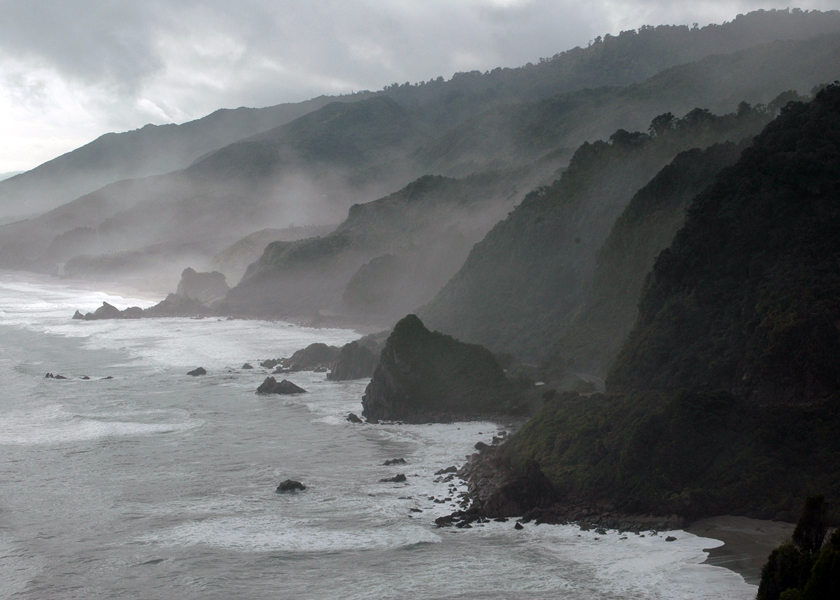
#> input picture assets_data/New_Zealand_Coast.jpg, 840 x 600 px
$ python buoi04.py
#> lines starting #> are read from the running program, lines starting #| are printed output that depends on the picture
import os
import cv2
import numpy as np
import matplotlib.pyplot as plt
from PIL import Image

img = cv2.imread("assets_data/New_Zealand_Coast.jpg", cv2.IMREAD_COLOR)
#> img is the input picture: shape (600, 840, 3); mean B, G, R 115.2, 113.8, 110.9
img_rgb = cv2.cvtColor(img, cv2.COLOR_BGR2RGB)

"""ADDITION OR BRIGHTNESS"""

# The results in increasing or decreasing the brightness of the image

matrix = np.ones(img_rgb.shape, dtype="uint8") * 50

img_rgb_brighter = cv2.add(img_rgb, matrix)
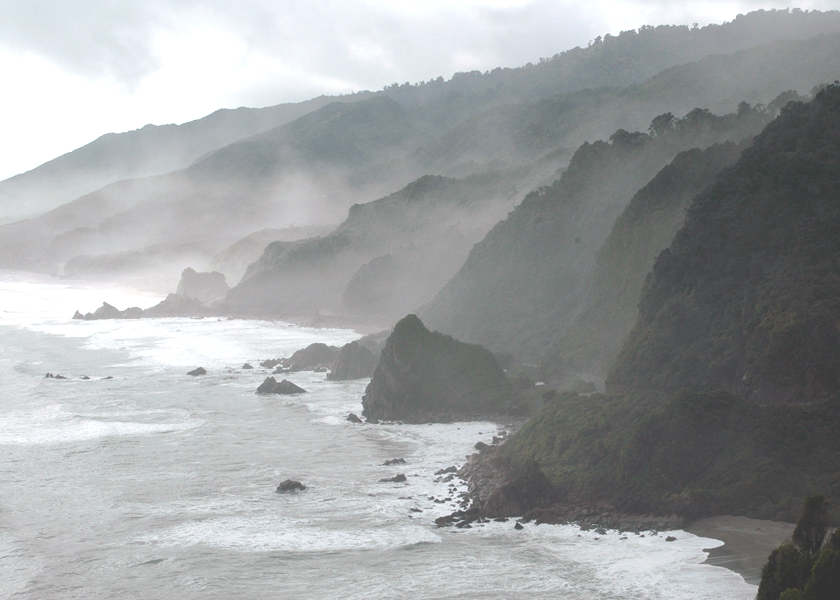
#> img_rgb_brighter: shape (600, 840, 3); mean R, G, B 159.8, 162.5, 163.8
img_rgb_darker = cv2.subtract(img_rgb, matrix)
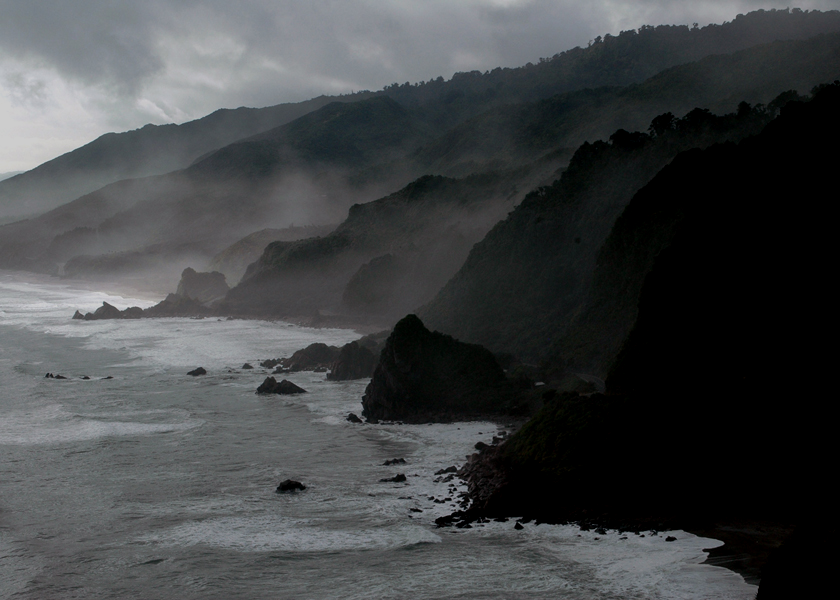
#> img_rgb_darker: shape (600, 840, 3); mean R, G, B 66, 68.7, 70.1

# Show the images
plt.figure(figsize=[18, 5])
plt.subplot(131); plt.imshow(img_rgb_brighter); plt.title('Brighter')
plt.subplot(132); plt.imshow(img_rgb); plt.title("Original")
plt.subplot(133); plt.imshow(img_rgb_darker); plt.title("Darker")

plt.show()
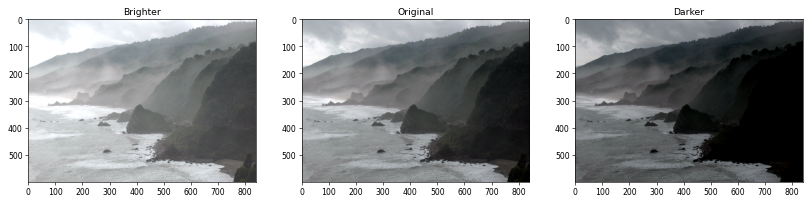
#> figure drawn by matplotlib, 3 panels

"""MULTIPLICATION OR CONTRAST"""

matrix1 = np.ones(img_rgb.shape)*0.8
matrix2 = np.ones(img_rgb.shape)*1.2

img_rgb_dark = np.uint8(cv2.multiply(np.float64(img_rgb), matrix1))
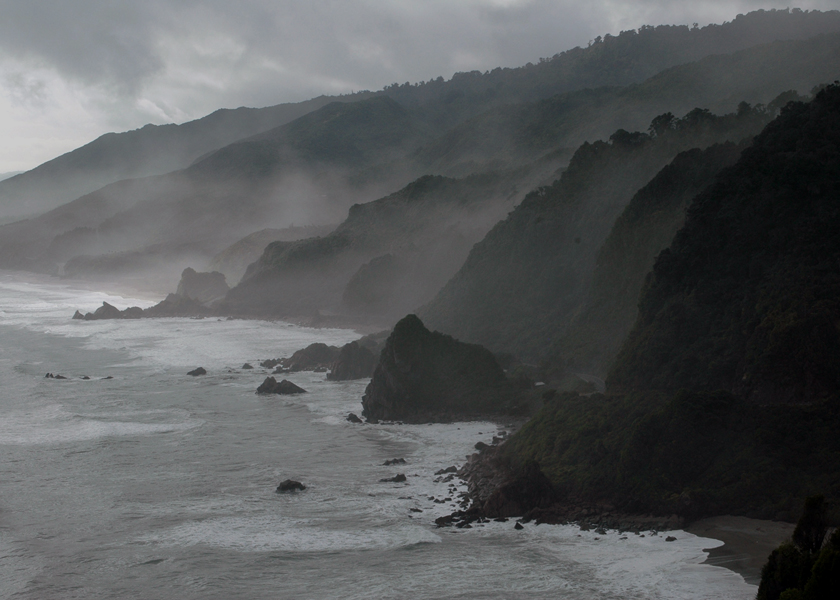
#> img_rgb_dark: shape (600, 840, 3); mean R, G, B 88.4, 90.6, 91.8
img_rgb_bright = np.uint8(cv2.multiply(np.float64(img_rgb), matrix2))
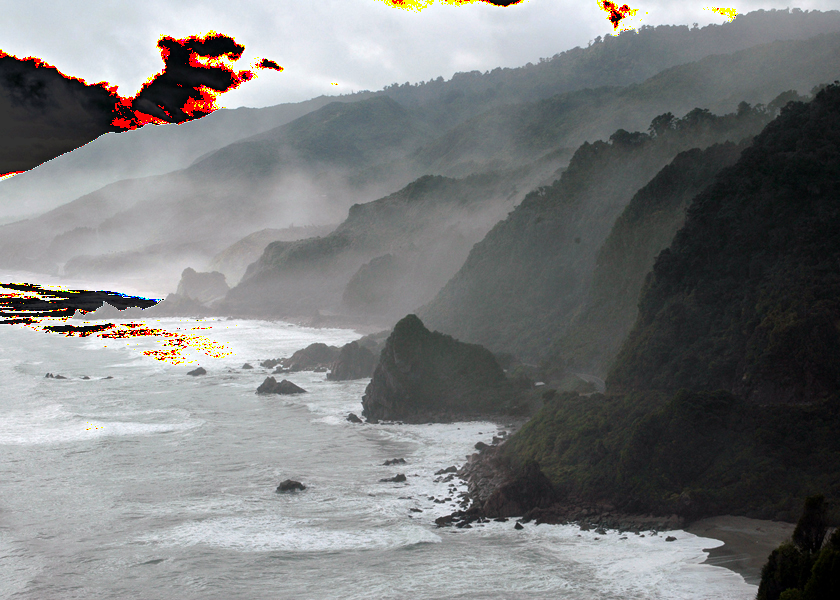
#> img_rgb_bright: shape (600, 840, 3); mean R, G, B 123.4, 125.1, 125.7

plt.figure(figsize=[18,5])
plt.subplot(121); plt.imshow(img_rgb_dark); plt.title("Lower contrast")
plt.subplot(122); plt.imshow(img_rgb); plt.title("Original")
#> (the run stopped early here; a loop or call above may not have finished)

$ run again, with assets_data/Apollo_11_Launch.jpg copied over assets_data/New_Zealand_Coast.jpg
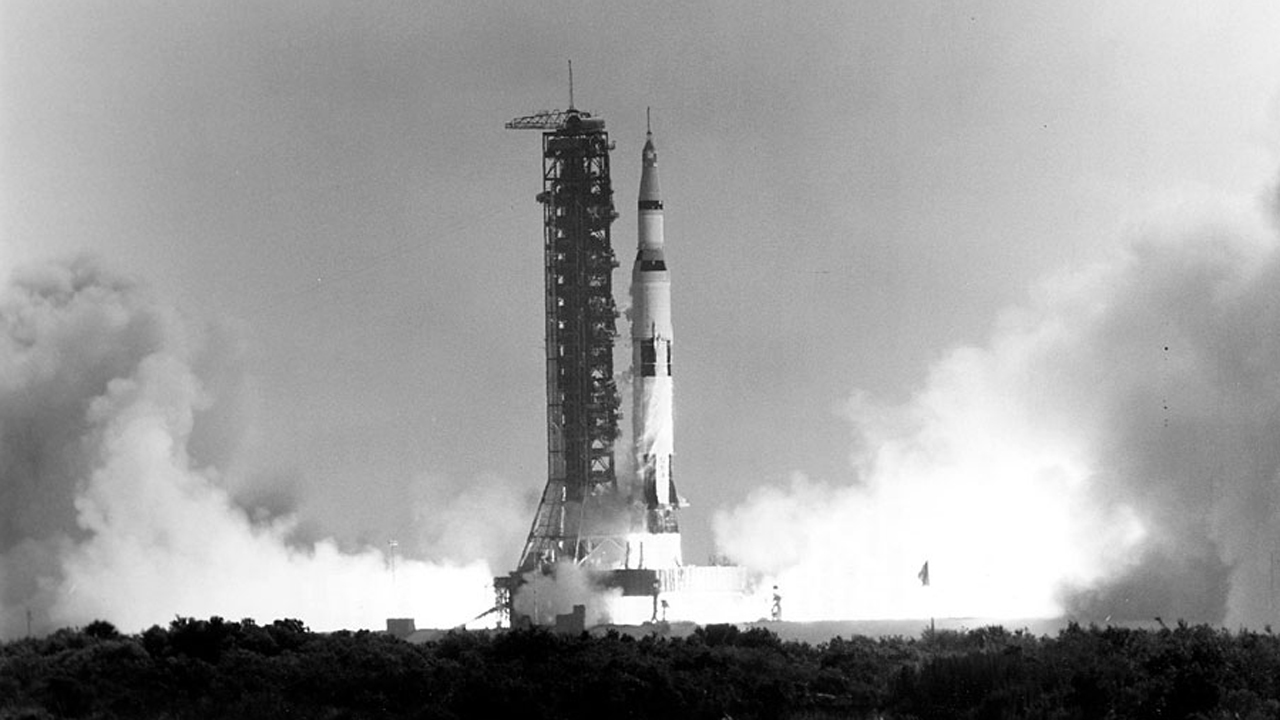
#> input picture assets_data/Apollo_11_Launch.jpg, 1280 x 720 px
#> img is the input picture: shape (720, 1280, 3); min 0, max 255, mean 156.2
#> `img_rgb_dark = np.uint8(cv2.multiply(np.float64(img_rgb), matrix1))`:
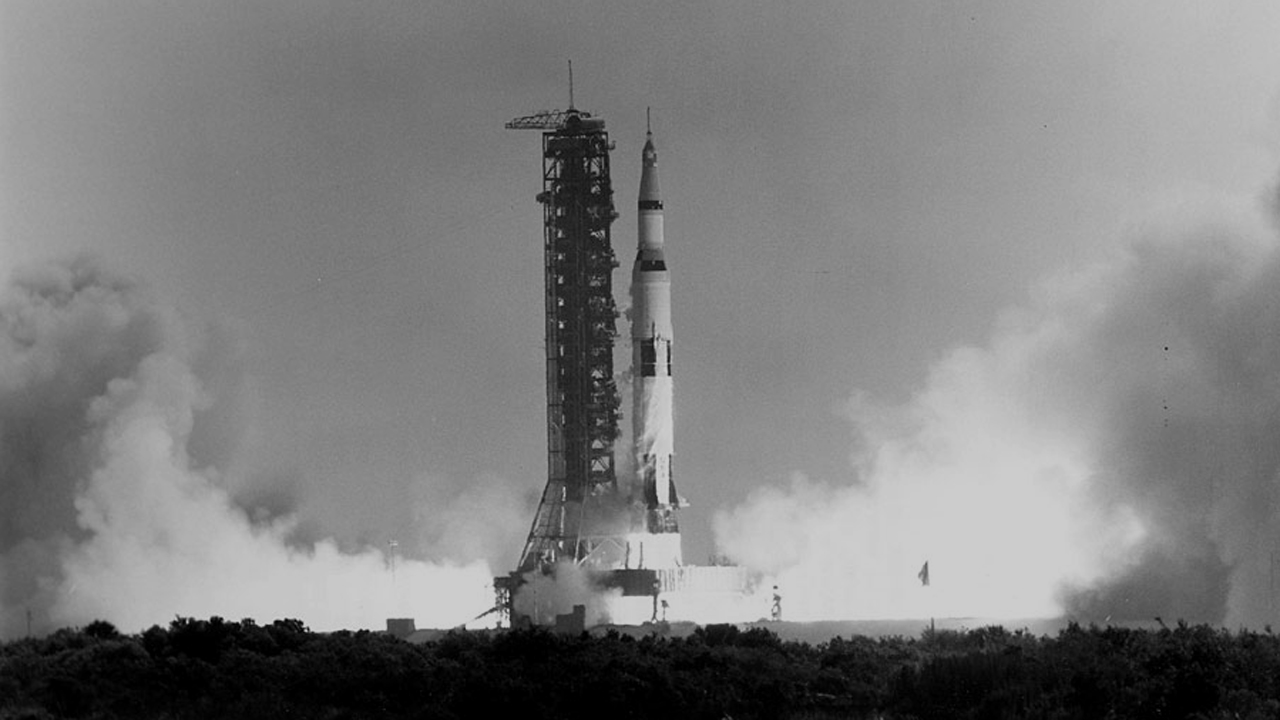
#> img_rgb_dark: shape (720, 1280, 3); min 0, max 204, mean 124.6
#> `img_rgb_bright = np.uint8(cv2.multiply(np.float64(img_rgb), matrix2))`:
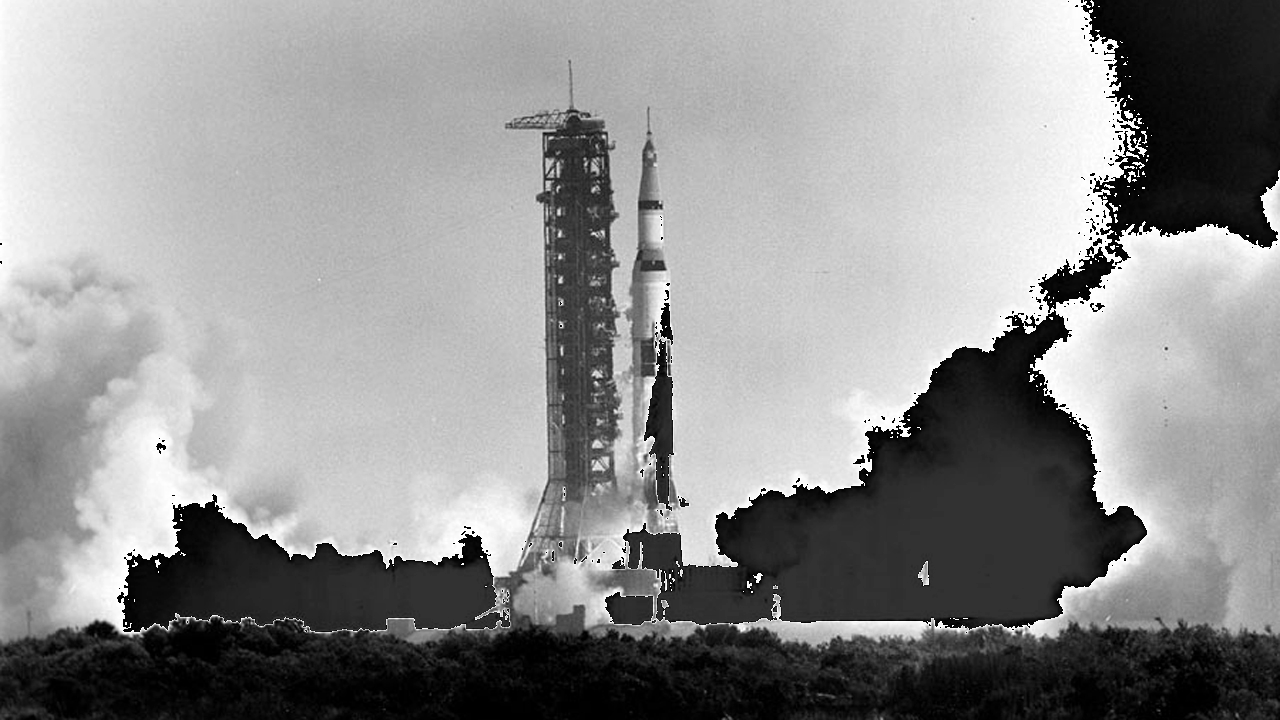
#> img_rgb_bright: shape (720, 1280, 3); min 0, max 255, mean 143.8

$ run again, with assets_data/New_Zealand_Boat.jpg copied over assets_data/New_Zealand_Coast.jpg
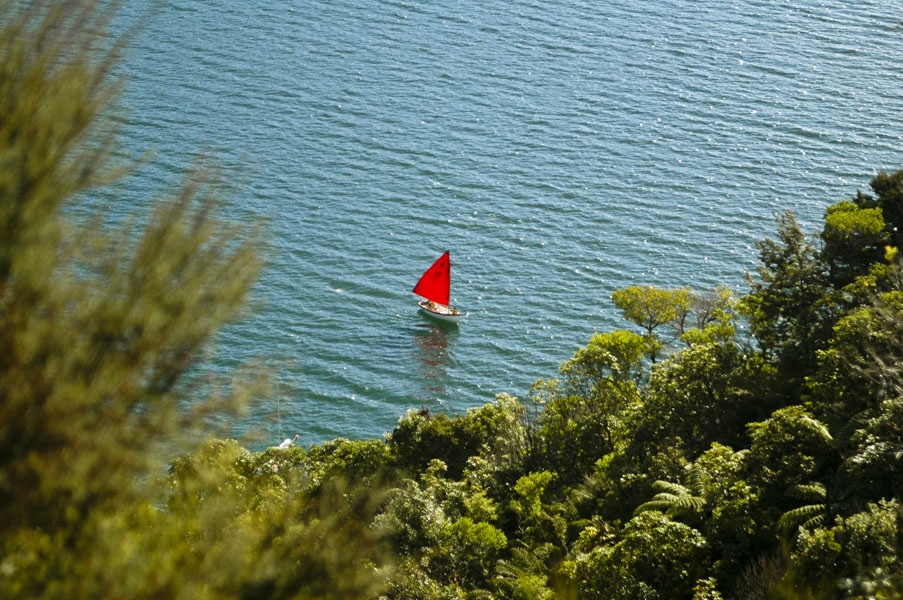
#> input picture assets_data/New_Zealand_Boat.jpg, 903 x 600 px
#> img is the input picture: shape (600, 903, 3); mean B, G, R 96.6, 115, 98
#> `img_rgb_dark = np.uint8(cv2.multiply(np.float64(img_rgb), matrix1))`:
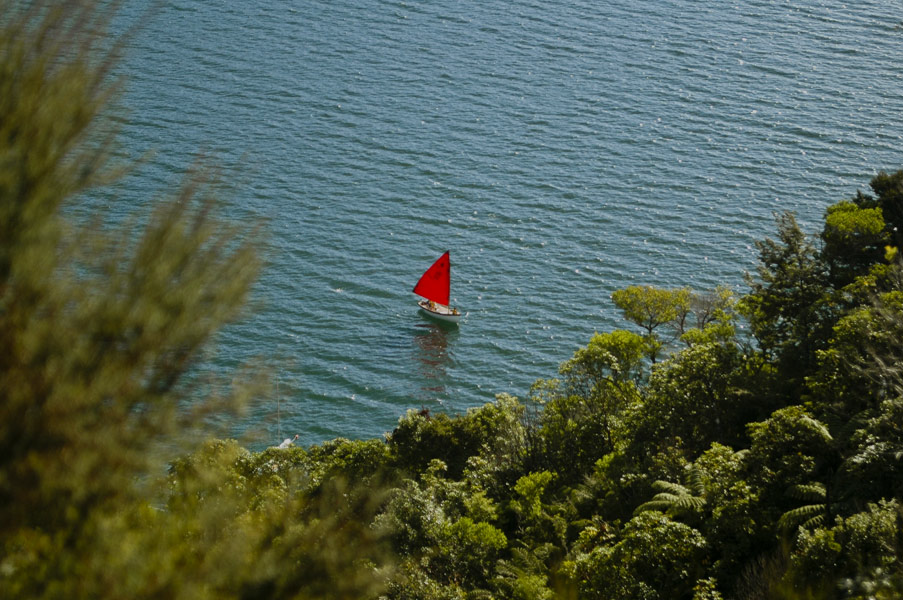
#> img_rgb_dark: shape (600, 903, 3); mean R, G, B 78, 91.6, 76.9
#> `img_rgb_bright = np.uint8(cv2.multiply(np.float64(img_rgb), matrix2))`:
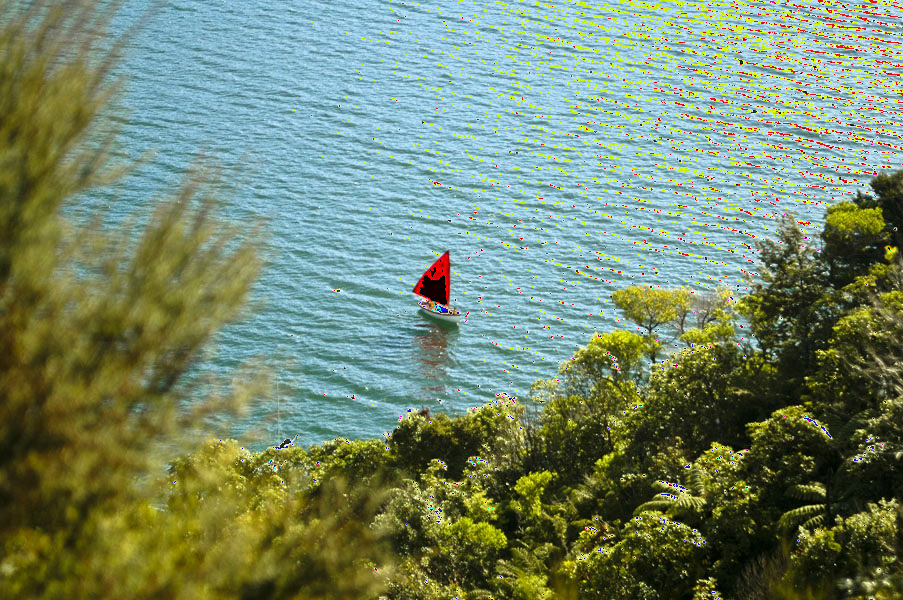
#> img_rgb_bright: shape (600, 903, 3); mean R, G, B 116.3, 135.1, 107.8

$ run again, with assets_data/New_Zealand_Lake.jpg copied over assets_data/New_Zealand_Coast.jpg
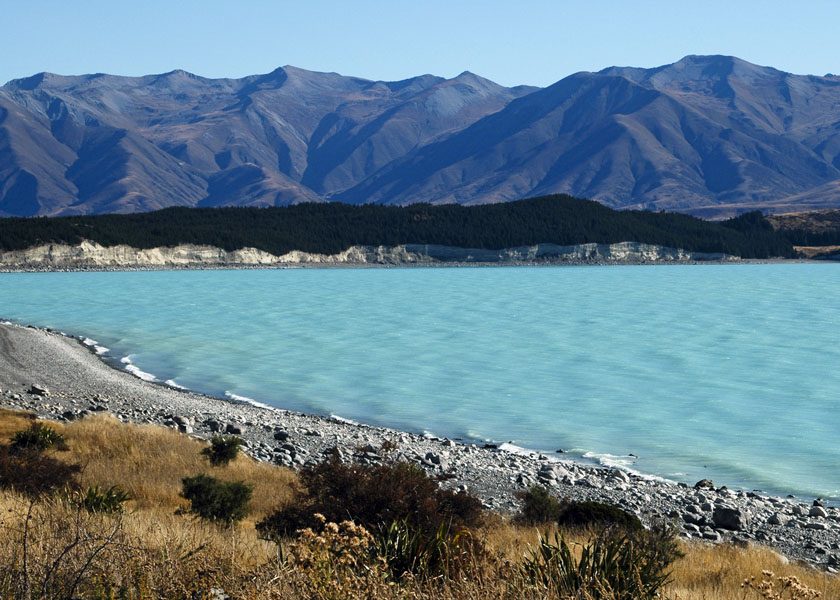
#> input picture assets_data/New_Zealand_Lake.jpg, 840 x 600 px
#> img is the input picture: shape (600, 840, 3); mean B, G, R 140.2, 126.7, 100.9
#> `img_rgb_dark = np.uint8(cv2.multiply(np.float64(img_rgb), matrix1))`:
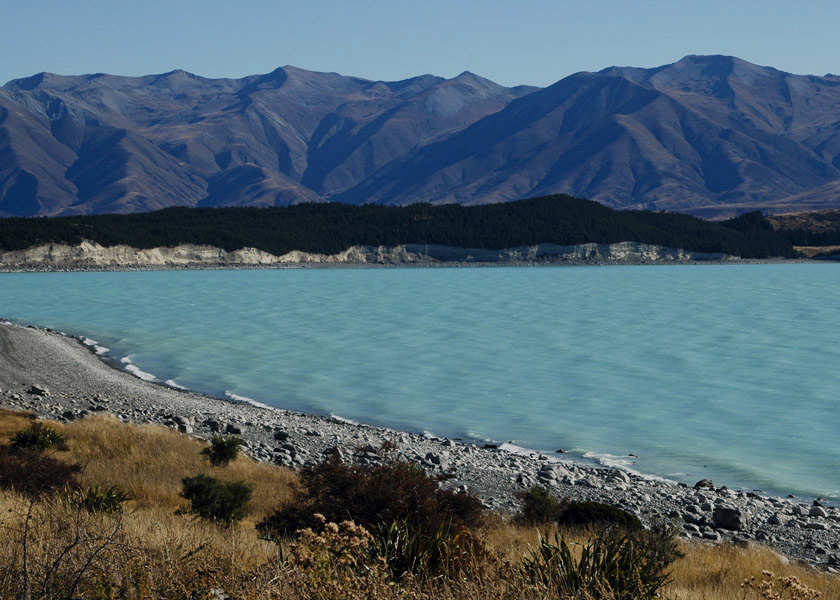
#> img_rgb_dark: shape (600, 840, 3); mean R, G, B 80.3, 101, 111.7
#> `img_rgb_bright = np.uint8(cv2.multiply(np.float64(img_rgb), matrix2))`:
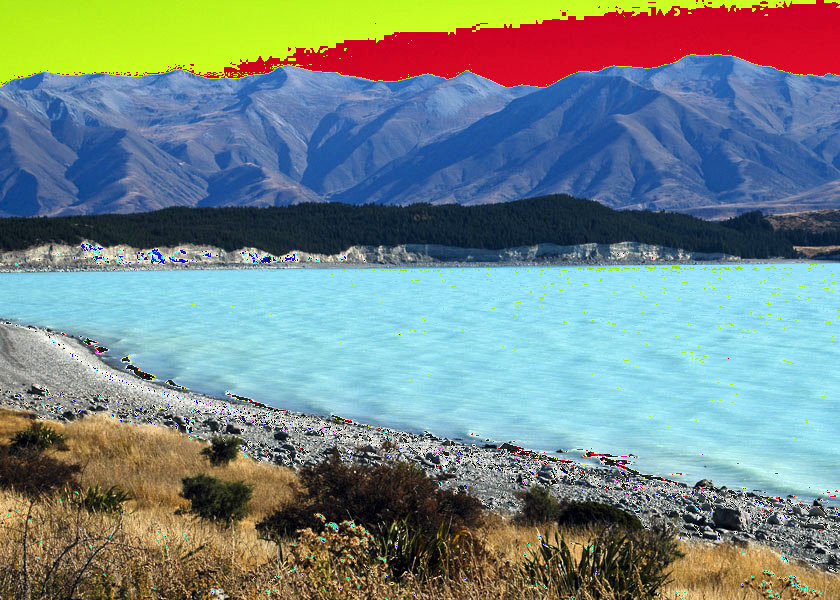
#> img_rgb_bright: shape (600, 840, 3); mean R, G, B 118.4, 135, 134.3
